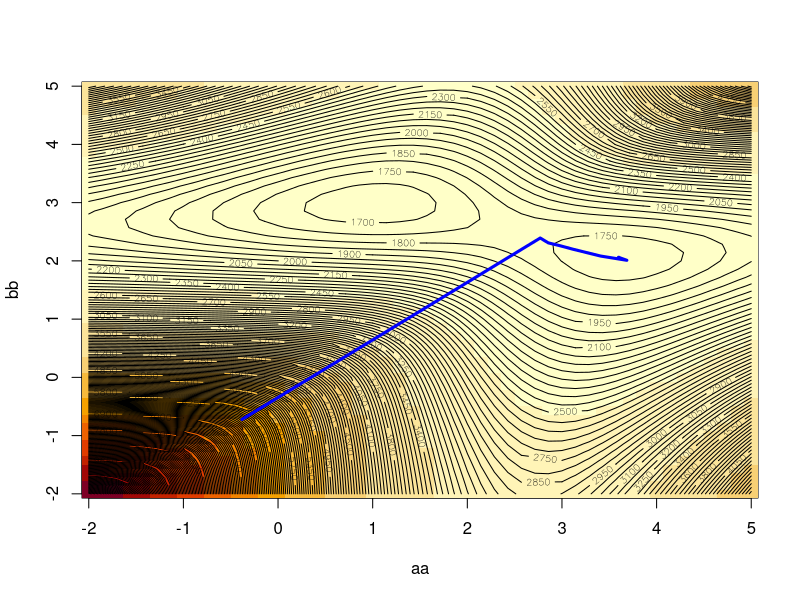

This figure's R source:
# Generate some points.
secret.mu <- c(1, 3)
total.points <- 1000
da <- c(secret.mu[1] + rnorm(total.points * 0.25),
        secret.mu[2] + rnorm(total.points * 0.75))


like <- function(X, Y) {
# Log likelihood for generation according to model:
# 0.25 * N(X, 1) + 0.75 * N(Y, 1) 
  res <- c()
  for(i in 1:length(X)) {
    res <- c(res, -sum(log((0.25*dnorm(da - X[i]) + 0.75*dnorm(da - Y[i])))))
  }
  res
}
like.mu <- function(mu) {like(mu[1], mu[2])}

aa <- seq(-2, 5, length.out=50)
bb <- seq(-2, 5, length.out=50)
xyz <- outer(aa, bb, like)

image(aa, bb, xyz)
contour(aa, bb, xyz, add=T, nlevels=200)

start <- c(runif(1, -2, 5), runif(1, -2, 5))
#start <- c(3, 2)
path <- start
for (i in 1:nlm(like.mu, start, stepmax=10)$iterations) {
  path <- rbind(path,
                nlm(like.mu, start, iterlim=i, stepmax=10)$estimate)
}
lines(path, pch=19,col = "blue", lwd = 3)
print(path)





